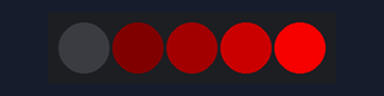
A program run on a simulated CircuitPython board. Shown: 5 RGB LEDs in strip order, left to right.

Above: at 0.15 s.
At 1.37 s:
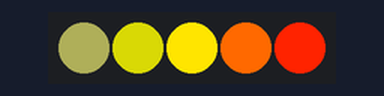
At 9.65 s:
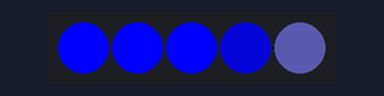
At 19.75 s:
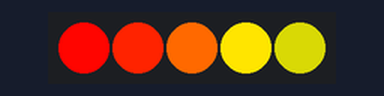
At 29.51 s:
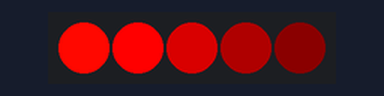
At 39.3 s:
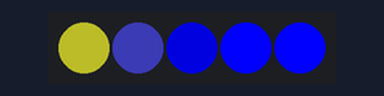
Timing chart, 0 to 40.0 s (numbered marks = the images above):
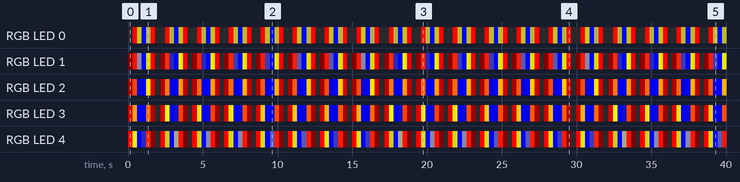

The program:

code.py
```python
import board
import neopixel
import adafruit_fancyled.adafruit_fancyled as fancy
import time

NUM_LEDS = 5
pixels = neopixel.NeoPixel(board.APA102_MOSI, NUM_LEDS,
                           auto_write=False, brightness=1.0)

# palette for sunrise and sunset
sunset = [fancy.CRGB(0, 0, 0),
              fancy.CRGB(255, 0, 0),
              fancy.CRGB(255, 255, 0),
              fancy.CRGB(0, 0, 255),
              fancy.CRGB(0, 0, 255),
              fancy.CRGB(255, 255, 0),
              fancy.CRGB(255, 0, 0),
              fancy.CRGB(0, 0, 0)
              ]

offset = 0
while True:
    for i in range(NUM_LEDS):
        o = offset + (i*0.03)
        if o > 1:
            o = o - 1
        color = fancy.palette_lookup(sunset,o)
        color = fancy.gamma_adjust(color, brightness=1.0)
        pixels[i] = color.pack()
    offset = offset + 0.005
    if offset > 1.0:
        offset = 0
    pixels.show()
    time.sleep(0.01)
```

Measured:
- by itself, RGB LED 1: off → RGB(5, 0, 0) at 0.00 s, → RGB(255, 16, 0) 0.31 s later, → RGB(35, 35, 43) 0.30 s later, → RGB(0, 0, 255) 0.31 s later, … (131 changes in this stretch)
- by itself, RGB LED 2: off → RGB(35, 0, 0) at 0.00 s, → RGB(255, 64, 0) 0.31 s later, → RGB(5, 5, 122) 0.30 s later, → RGB(0, 0, 255) 0.31 s later, … (131 changes in this stretch)
